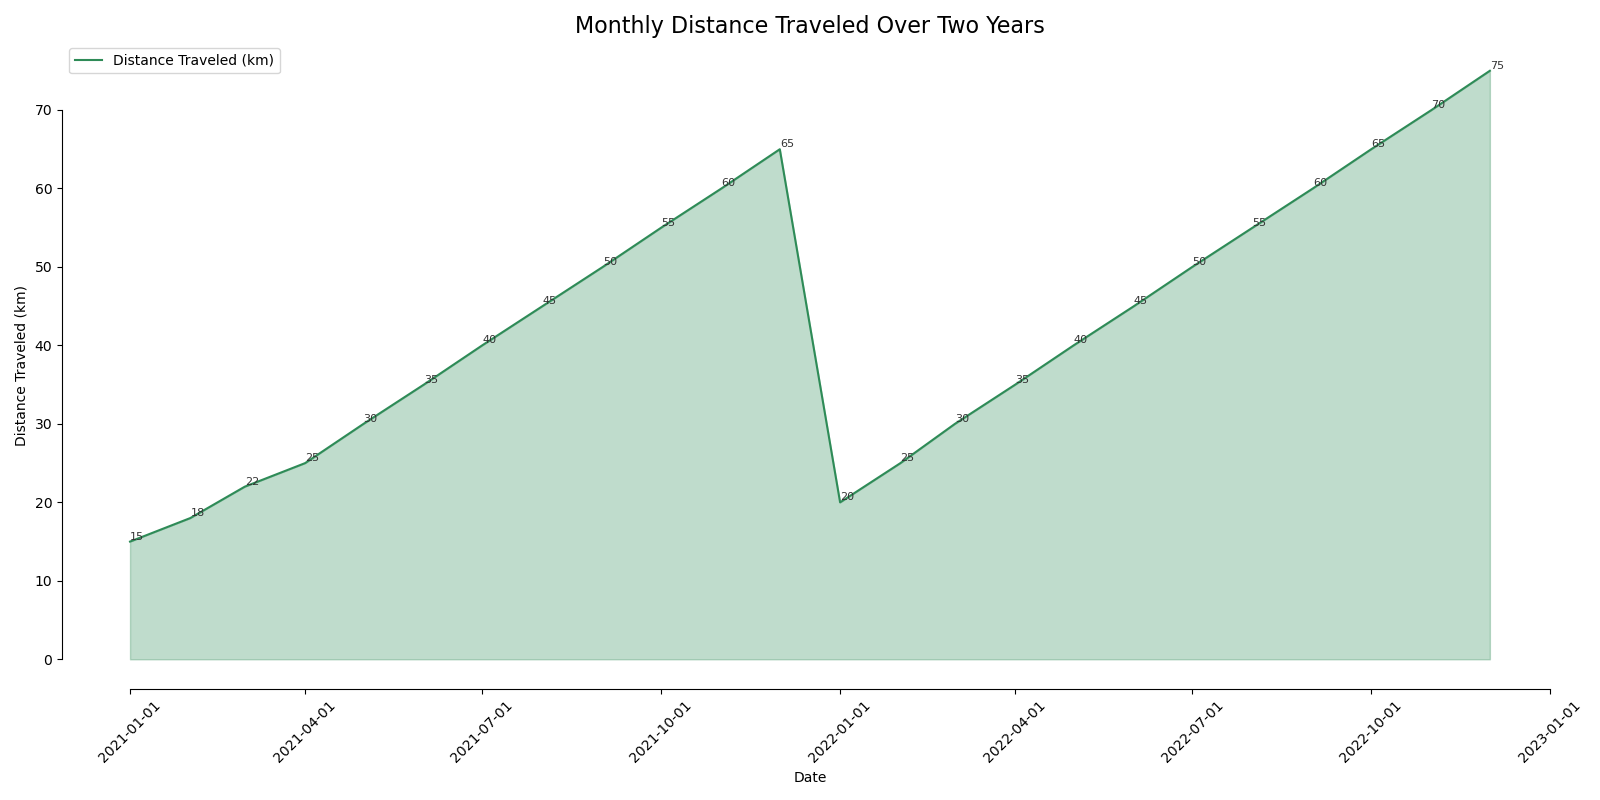

Source code (Python):

import seaborn as sns
import pandas as pd
import matplotlib.pyplot as plt

# Data
data = {
    'Date': ['2021-01-01', '2021-02-01', '2021-03-01', '2021-04-01', '2021-05-01',
             '2021-06-01', '2021-07-01', '2021-08-01', '2021-09-01', '2021-10-01',
             '2021-11-01', '2021-12-01', '2022-01-01', '2022-02-01', '2022-03-01',
             '2022-04-01', '2022-05-01', '2022-06-01', '2022-07-01', '2022-08-01',
             '2022-09-01', '2022-10-01', '2022-11-01', '2022-12-01'],
    'Distance': [15, 18, 22, 25, 30, 35, 40, 45, 50, 55, 60, 65, 20, 25, 30, 35, 40, 45, 50, 55, 60, 65, 70, 75]
}

df = pd.DataFrame(data)
df['Date'] = pd.to_datetime(df['Date'])

# Plot
plt.figure(figsize=(16, 8))
ax = sns.lineplot(x='Date', y='Distance', data=df, color='#2E8B57', label='Distance Traveled (km)')
ax.fill_between(df['Date'], df['Distance'], color='#2E8B57', alpha=0.3)

# Annotations
for index, value in df.iterrows():
    ax.text(value['Date'], value['Distance'], str(value['Distance']), verticalalignment='bottom',
            horizontalalignment='left', color='#333333', fontsize=8)

# Aesthetics
plt.title('Monthly Distance Traveled Over Two Years', fontsize=16)
plt.xlabel('Date')
plt.ylabel('Distance Traveled (km)')
sns.despine(trim=True)

# Display
plt.xticks(rotation=45)
plt.tight_layout()
plt.show()
